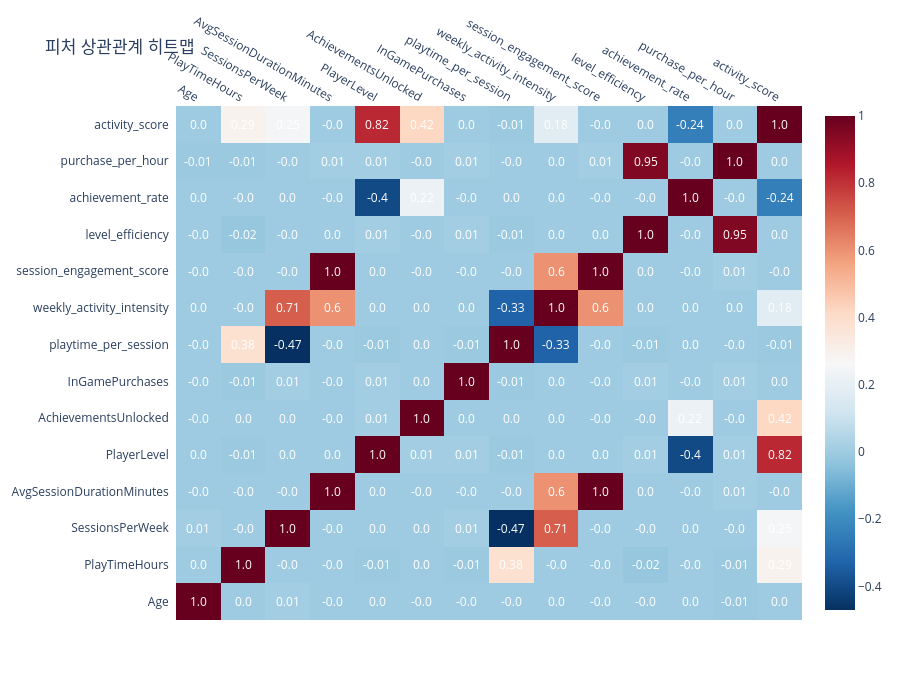

Write notebook code for a chart like this one.
### Markdown cell above
## 2. 상관관계 분석

### Code cell
feature_cols = get_feature_columns("kaggle")
numeric_features = feature_cols["numeric"]

corr_matrix = df[numeric_features].corr()

fig = ff.create_annotated_heatmap(
    z=corr_matrix.values.round(2),
    x=list(corr_matrix.columns),
    y=list(corr_matrix.index),
    colorscale="RdBu_r",
    showscale=True
)
fig.update_layout(title="피처 상관관계 히트맵", width=900, height=700)
fig.show()

### Figure 1 — Plotly figure (JSON) as saved in the notebook; plotly's stock layout.template omitted (floating-point values rounded to 4 significant figures; data arrays with more than 128 entries replaced by an {"elided": "..."} marker saying what was removed)
{"data": [{"colorscale": [[0.0, "rgb(5,48,97)"], [0.1, "rgb(33,102,172)"], [0.2, "rgb(67,147,195)"], [0.3, "rgb(146,197,222)"], [0.4, "rgb(209,229,240)"], [0.5, "rgb(247,247,247)"], [0.6, "rgb(253,219,199)"], [0.7, "rgb(244,165,130)"], [0.8, "rgb(214,96,77)"], [0.9, "rgb(178,24,43)"], [1.0, "rgb(103,0,31)"]], "reversescale": false, "showscale": true, "type": "heatmap", "x": ["Age", "PlayTimeHours", "SessionsPerWeek", "AvgSessionDurationMinutes", "PlayerLevel", "AchievementsUnlocked", "InGamePurchases", "playtime_per_session", "weekly_activity_intensity", "session_engagement_score", "level_efficiency", "achievement_rate", "purchase_per_hour", "activity_score"], "y": ["Age", "PlayTimeHours", "SessionsPerWeek", "AvgSessionDurationMinutes", "PlayerLevel", "AchievementsUnlocked", "InGamePurchases", "playtime_per_session", "weekly_activity_intensity", "session_engagement_score", "level_efficiency", "achievement_rate", "purchase_per_hour", "activity_score"], "z": {"elided": "14x14 float values"}}], "layout": {"annotations": [{"font": {"color": "#FFFFFF"}, "showarrow": false, "text": "1.0", "x": "Age", "xref": "x", "y": "Age", "yref": "y"}, {"font": {"color": "#FFFFFF"}, "showarrow": false, "text": "0.0", "x": "PlayTimeHours", "xref": "x", "y": "Age", "yref": "y"}, {"font": {"color": "#FFFFFF"}, "showarrow": false, "text": "0.01", "x": "SessionsPerWeek", "xref": "x", "y": "Age", "yref": "y"}, {"font": {"color": "#FFFFFF"}, "showarrow": false, "text": "-0.0", "x": "AvgSessionDurationMinutes", "xref": "x", "y": "Age", "yref": "y"}, {"font": {"color": "#FFFFFF"}, "showarrow": false, "text": "0.0", "x": "PlayerLevel", "xref": "x", "y": "Age", "yref": "y"}, {"font": {"color": "#FFFFFF"}, "showarrow": false, "text": "-0.0", "x": "AchievementsUnlocked", "xref": "x", "y": "Age", "yref": "y"}, {"font": {"color": "#FFFFFF"}, "showarrow": false, "text": "-0.0", "x": "InGamePurchases", "xref": "x", "y": "Age", "yref": "y"}, {"font": {"color": "#FFFFFF"}, "showarrow": false, "text": "-0.0", "x": "playtime_per_session", "xref": "x", "y": "Age", "yref": "y"}, {"font": {"color": "#FFFFFF"}, "showarrow": false, "text": "0.0", "x": "weekly_activity_intensity", "xref": "x", "y": "Age", "yref": "y"}, {"font": {"color": "#FFFFFF"}, "showarrow": false, "text": "-0.0", "x": "session_engagement_score", "xref": "x", "y": "Age", "yref": "y"}, {"font": {"color": "#FFFFFF"}, "showarrow": false, "text": "-0.0", "x": "level_efficiency", "xref": "x", "y": "Age", "yref": "y"}, {"font": {"color": "#FFFFFF"}, "showarrow": false, "text": "0.0", "x": "achievement_rate", "xref": "x", "y": "Age", "yref": "y"}, {"font": {"color": "#FFFFFF"}, "showarrow": false, "text": "-0.01", "x": "purchase_per_hour", "xref": "x", "y": "Age", "yref": "y"}, {"font": {"color": "#FFFFFF"}, "showarrow": false, "text": "0.0", "x": "activity_score", "xref": "x", "y": "Age", "yref": "y"}, {"font": {"color": "#FFFFFF"}, "showarrow": false, "text": "0.0", "x": "Age", "xref": "x", "y": "PlayTimeHours", "yref": "y"}, {"font": {"color": "#FFFFFF"}, "showarrow": false, "text": "1.0", "x": "PlayTimeHours", "xref": "x", "y": "PlayTimeHours", "yref": "y"}, {"font": {"color": "#FFFFFF"}, "showarrow": false, "text": "-0.0", "x": "SessionsPerWeek", "xref": "x", "y": "PlayTimeHours", "yref": "y"}, {"font": {"color": "#FFFFFF"}, "showarrow": false, "text": "-0.0", "x": "AvgSessionDurationMinutes", "xref": "x", "y": "PlayTimeHours", "yref": "y"}, {"font": {"color": "#FFFFFF"}, "showarrow": false, "text": "-0.01", "x": "PlayerLevel", "xref": "x", "y": "PlayTimeHours", "yref": "y"}, {"font": {"color": "#FFFFFF"}, "showarrow": false, "text": "0.0", "x": "AchievementsUnlocked", "xref": "x", "y": "PlayTimeHours", "yref": "y"}, {"font": {"color": "#FFFFFF"}, "showarrow": false, "text": "-0.01", "x": "InGamePurchases", "xref": "x", "y": "PlayTimeHours", "yref": "y"}, {"font": {"color": "#FFFFFF"}, "showarrow": false, "text": "0.38", "x": "playtime_per_session", "xref": "x", "y": "PlayTimeHours", "yref": "y"}, {"font": {"color": "#FFFFFF"}, "showarrow": false, "text": "-0.0", "x": "weekly_activity_intensity", "xref": "x", "y": "PlayTimeHours", "yref": "y"}, {"font": {"color": "#FFFFFF"}, "showarrow": false, "text": "-0.0", "x": "session_engagement_score", "xref": "x", "y": "PlayTimeHours", "yref": "y"}, {"font": {"color": "#FFFFFF"}, "showarrow": false, "text": "-0.02", "x": "level_efficiency", "xref": "x", "y": "PlayTimeHours", "yref": "y"}, {"font": {"color": "#FFFFFF"}, "showarrow": false, "text": "-0.0", "x": "achievement_rate", "xref": "x", "y": "PlayTimeHours", "yref": "y"}, {"font": {"color": "#FFFFFF"}, "showarrow": false, "text": "-0.01", "x": "purchase_per_hour", "xref": "x", "y": "PlayTimeHours", "yref": "y"}, {"font": {"color": "#FFFFFF"}, "showarrow": false, "text": "0.29", "x": "activity_score", "xref": "x", "y": "PlayTimeHours", "yref": "y"}, {"font": {"color": "#FFFFFF"}, "showarrow": false, "text": "0.01", "x": "Age", "xref": "x", "y": "SessionsPerWeek", "yref": "y"}, {"font": {"color": "#FFFFFF"}, "showarrow": false, "text": "-0.0", "x": "PlayTimeHours", "xref": "x", "y": "SessionsPerWeek", "yref": "y"}, {"font": {"color": "#FFFFFF"}, "showarrow": false, "text": "1.0", "x": "SessionsPerWeek", "xref": "x", "y": "SessionsPerWeek", "yref": "y"}, {"font": {"color": "#FFFFFF"}, "showarrow": false, "text": "-0.0", "x": "AvgSessionDurationMinutes", "xref": "x", "y": "SessionsPerWeek", "yref": "y"}, {"font": {"color": "#FFFFFF"}, "showarrow": false, "text": "0.0", "x": "PlayerLevel", "xref": "x", "y": "SessionsPerWeek", "yref": "y"}, {"font": {"color": "#FFFFFF"}, "showarrow": false, "text": "0.0", "x": "AchievementsUnlocked", "xref": "x", "y": "SessionsPerWeek", "yref": "y"}, {"font": {"color": "#FFFFFF"}, "showarrow": false, "text": "0.01", "x": "InGamePurchases", "xref": "x", "y": "SessionsPerWeek", "yref": "y"}, {"font": {"color": "#FFFFFF"}, "showarrow": false, "text": "-0.47", "x": "playtime_per_session", "xref": "x", "y": "SessionsPerWeek", "yref": "y"}, {"font": {"color": "#FFFFFF"}, "showarrow": false, "text": "0.71", "x": "weekly_activity_intensity", "xref": "x", "y": "SessionsPerWeek", "yref": "y"}, {"font": {"color": "#FFFFFF"}, "showarrow": false, "text": "-0.0", "x": "session_engagement_score", "xref": "x", "y": "SessionsPerWeek", "yref": "y"}, {"font": {"color": "#FFFFFF"}, "showarrow": false, "text": "-0.0", "x": "level_efficiency", "xref": "x", "y": "SessionsPerWeek", "yref": "y"}, {"font": {"color": "#FFFFFF"}, "showarrow": false, "text": "0.0", "x": "achievement_rate", "xref": "x", "y": "SessionsPerWeek", "yref": "y"}, {"font": {"color": "#FFFFFF"}, "showarrow": false, "text": "-0.0", "x": "purchase_per_hour", "xref": "x", "y": "SessionsPerWeek", "yref": "y"}, {"font": {"color": "#FFFFFF"}, "showarrow": false, "text": "0.25", "x": "activity_score", "xref": "x", "y": "SessionsPerWeek", "yref": "y"}, {"font": {"color": "#FFFFFF"}, "showarrow": false, "text": "-0.0", "x": "Age", "xref": "x", "y": "AvgSessionDurationMinutes", "yref": "y"}, {"font": {"color": "#FFFFFF"}, "showarrow": false, "text": "-0.0", "x": "PlayTimeHours", "xref": "x", "y": "AvgSessionDurationMinutes", "yref": "y"}, {"font": {"color": "#FFFFFF"}, "showarrow": false, "text": "-0.0", "x": "SessionsPerWeek", "xref": "x", "y": "AvgSessionDurationMinutes", "yref": "y"}, {"font": {"color": "#FFFFFF"}, "showarrow": false, "text": "1.0", "x": "AvgSessionDurationMinutes", "xref": "x", "y": "AvgSessionDurationMinutes", "yref": "y"}, {"font": {"color": "#FFFFFF"}, "showarrow": false, "text": "0.0", "x": "PlayerLevel", "xref": "x", "y": "AvgSessionDurationMinutes", "yref": "y"}, {"font": {"color": "#FFFFFF"}, "showarrow": false, "text": "-0.0", "x": "AchievementsUnlocked", "xref": "x", "y": "AvgSessionDurationMinutes", "yref": "y"}, {"font": {"color": "#FFFFFF"}, "showarrow": false, "text": "-0.0", "x": "InGamePurchases", "xref": "x", "y": "AvgSessionDurationMinutes", "yref": "y"}, {"font": {"color": "#FFFFFF"}, "showarrow": false, "text": "-0.0", "x": "playtime_per_session", "xref": "x", "y": "AvgSessionDurationMinutes", "yref": "y"}, {"font": {"color": "#FFFFFF"}, "showarrow": false, "text": "0.6", "x": "weekly_activity_intensity", "xref": "x", "y": "AvgSessionDurationMinutes", "yref": "y"}, {"font": {"color": "#FFFFFF"}, "showarrow": false, "text": "1.0", "x": "session_engagement_score", "xref": "x", "y": "AvgSessionDurationMinutes", "yref": "y"}, {"font": {"color": "#FFFFFF"}, "showarrow": false, "text": "0.0", "x": "level_efficiency", "xref": "x", "y": "AvgSessionDurationMinutes", "yref": "y"}, {"font": {"color": "#FFFFFF"}, "showarrow": false, "text": "-0.0", "x": "achievement_rate", "xref": "x", "y": "AvgSessionDurationMinutes", "yref": "y"}, {"font": {"color": "#FFFFFF"}, "showarrow": false, "text": "0.01", "x": "purchase_per_hour", "xref": "x", "y": "AvgSessionDurationMinutes", "yref": "y"}, {"font": {"color": "#FFFFFF"}, "showarrow": false, "text": "-0.0", "x": "activity_score", "xref": "x", "y": "AvgSessionDurationMinutes", "yref": "y"}, {"font": {"color": "#FFFFFF"}, "showarrow": false, "text": "0.0", "x": "Age", "xref": "x", "y": "PlayerLevel", "yref": "y"}, {"font": {"color": "#FFFFFF"}, "showarrow": false, "text": "-0.01", "x": "PlayTimeHours", "xref": "x", "y": "PlayerLevel", "yref": "y"}, {"font": {"color": "#FFFFFF"}, "showarrow": false, "text": "0.0", "x": "SessionsPerWeek", "xref": "x", "y": "PlayerLevel", "yref": "y"}, {"font": {"color": "#FFFFFF"}, "showarrow": false, "text": "0.0", "x": "AvgSessionDurationMinutes", "xref": "x", "y": "PlayerLevel", "yref": "y"}, {"font": {"color": "#FFFFFF"}, "showarrow": false, "text": "1.0", "x": "PlayerLevel", "xref": "x", "y": "PlayerLevel", "yref": "y"}, {"font": {"color": "#FFFFFF"}, "showarrow": false, "text": "0.01", "x": "AchievementsUnlocked", "xref": "x", "y": "PlayerLevel", "yref": "y"}, {"font": {"color": "#FFFFFF"}, "showarrow": false, "text": "0.01", "x": "InGamePurchases", "xref": "x", "y": "PlayerLevel", "yref": "y"}, {"font": {"color": "#FFFFFF"}, "showarrow": false, "text": "-0.01", "x": "playtime_per_session", "xref": "x", "y": "PlayerLevel", "yref": "y"}, {"font": {"color": "#FFFFFF"}, "showarrow": false, "text": "0.0", "x": "weekly_activity_intensity", "xref": "x", "y": "PlayerLevel", "yref": "y"}, {"font": {"color": "#FFFFFF"}, "showarrow": false, "text": "0.0", "x": "session_engagement_score", "xref": "x", "y": "PlayerLevel", "yref": "y"}, {"font": {"color": "#FFFFFF"}, "showarrow": false, "text": "0.01", "x": "level_efficiency", "xref": "x", "y": "PlayerLevel", "yref": "y"}, {"font": {"color": "#FFFFFF"}, "showarrow": false, "text": "-0.4", "x": "achievement_rate", "xref": "x", "y": "PlayerLevel", "yref": "y"}, {"font": {"color": "#FFFFFF"}, "showarrow": false, "text": "0.01", "x": "purchase_per_hour", "xref": "x", "y": "PlayerLevel", "yref": "y"}, {"font": {"color": "#FFFFFF"}, "showarrow": false, "text": "0.82", "x": "activity_score", "xref": "x", "y": "PlayerLevel", "yref": "y"}, {"font": {"color": "#FFFFFF"}, "showarrow": false, "text": "-0.0", "x": "Age", "xref": "x", "y": "AchievementsUnlocked", "yref": "y"}, {"font": {"color": "#FFFFFF"}, "showarrow": false, "text": "0.0", "x": "PlayTimeHours", "xref": "x", "y": "AchievementsUnlocked", "yref": "y"}, {"font": {"color": "#FFFFFF"}, "showarrow": false, "text": "0.0", "x": "SessionsPerWeek", "xref": "x", "y": "AchievementsUnlocked", "yref": "y"}, {"font": {"color": "#FFFFFF"}, "showarrow": false, "text": "-0.0", "x": "AvgSessionDurationMinutes", "xref": "x", "y": "AchievementsUnlocked", "yref": "y"}, {"font": {"color": "#FFFFFF"}, "showarrow": false, "text": "0.01", "x": "PlayerLevel", "xref": "x", "y": "AchievementsUnlocked", "yref": "y"}, {"font": {"color": "#FFFFFF"}, "showarrow": false, "text": "1.0", "x": "AchievementsUnlocked", "xref": "x", "y": "AchievementsUnlocked", "yref": "y"}, {"font": {"color": "#FFFFFF"}, "showarrow": false, "text": "0.0", "x": "InGamePurchases", "xref": "x", "y": "AchievementsUnlocked", "yref": "y"}, {"font": {"color": "#FFFFFF"}, "showarrow": false, "text": "0.0", "x": "playtime_per_session", "xref": "x", "y": "AchievementsUnlocked", "yref": "y"}, {"font": {"color": "#FFFFFF"}, "showarrow": false, "text": "0.0", "x": "weekly_activity_intensity", "xref": "x", "y": "AchievementsUnlocked", "yref": "y"}, {"font": {"color": "#FFFFFF"}, "showarrow": false, "text": "-0.0", "x": "session_engagement_score", "xref": "x", "y": "AchievementsUnlocked", "yref": "y"}, {"font": {"color": "#FFFFFF"}, "showarrow": false, "text": "-0.0", "x": "level_efficiency", "xref": "x", "y": "AchievementsUnlocked", "yref": "y"}, {"font": {"color": "#FFFFFF"}, "showarrow": false, "text": "0.22", "x": "achievement_rate", "xref": "x", "y": "AchievementsUnlocked", "yref": "y"}, {"font": {"color": "#FFFFFF"}, "showarrow": false, "text": "-0.0", "x": "purchase_per_hour", "xref": "x", "y": "AchievementsUnlocked", "yref": "y"}, {"font": {"color": "#FFFFFF"}, "showarrow": false, "text": "0.42", "x": "activity_score", "xref": "x", "y": "AchievementsUnlocked", "yref": "y"}, {"font": {"color": "#FFFFFF"}, "showarrow": false, "text": "-0.0", "x": "Age", "xref": "x", "y": "InGamePurchases", "yref": "y"}, {"font": {"color": "#FFFFFF"}, "showarrow": false, "text": "-0.01", "x": "PlayTimeHours", "xref": "x", "y": "InGamePurchases", "yref": "y"}, {"font": {"color": "#FFFFFF"}, "showarrow": false, "text": "0.01", "x": "SessionsPerWeek", "xref": "x", "y": "InGamePurchases", "yref": "y"}, {"font": {"color": "#FFFFFF"}, "showarrow": false, "text": "-0.0", "x": "AvgSessionDurationMinutes", "xref": "x", "y": "InGamePurchases", "yref": "y"}, {"font": {"color": "#FFFFFF"}, "showarrow": false, "text": "0.01", "x": "PlayerLevel", "xref": "x", "y": "InGamePurchases", "yref": "y"}, {"font": {"color": "#FFFFFF"}, "showarrow": false, "text": "0.0", "x": "AchievementsUnlocked", "xref": "x", "y": "InGamePurchases", "yref": "y"}, {"font": {"color": "#FFFFFF"}, "showarrow": false, "text": "1.0", "x": "InGamePurchases", "xref": "x", "y": "InGamePurchases", "yref": "y"}, {"font": {"color": "#FFFFFF"}, "showarrow": false, "text": "-0.01", "x": "playtime_per_session", "xref": "x", "y": "InGamePurchases", "yref": "y"}, {"font": {"color": "#FFFFFF"}, "showarrow": false, "text": "0.0", "x": "weekly_activity_intensity", "xref": "x", "y": "InGamePurchases", "yref": "y"}, {"font": {"color": "#FFFFFF"}, "showarrow": false, "text": "-0.0", "x": "session_engagement_score", "xref": "x", "y": "InGamePurchases", "yref": "y"}, {"font": {"color": "#FFFFFF"}, "showarrow": false, "text": "0.01", "x": "level_efficiency", "xref": "x", "y": "InGamePurchases", "yref": "y"}, {"font": {"color": "#FFFFFF"}, "showarrow": false, "text": "-0.0", "x": "achievement_rate", "xref": "x", "y": "InGamePurchases", "yref": "y"}, {"font": {"color": "#FFFFFF"}, "showarrow": false, "text": "0.01", "x": "purchase_per_hour", "xref": "x", "y": "InGamePurchases", "yref": "y"}, {"font": {"color": "#FFFFFF"}, "showarrow": false, "text": "0.0", "x": "activity_score", "xref": "x", "y": "InGamePurchases", "yref": "y"}, {"font": {"color": "#FFFFFF"}, "showarrow": false, "text": "-0.0", "x": "Age", "xref": "x", "y": "playtime_per_session", "yref": "y"}, {"font": {"color": "#FFFFFF"}, "showarrow": false, "text": "0.38", "x": "PlayTimeHours", "xref": "x", "y": "playtime_per_session", "yref": "y"}, {"font": {"color": "#FFFFFF"}, "showarrow": false, "text": "-0.47", "x": "SessionsPerWeek", "xref": "x", "y": "playtime_per_session", "yref": "y"}, {"font": {"color": "#FFFFFF"}, "showarrow": false, "text": "-0.0", "x": "AvgSessionDurationMinutes", "xref": "x", "y": "playtime_per_session", "yref": "y"}, {"font": {"color": "#FFFFFF"}, "showarrow": false, "text": "-0.01", "x": "PlayerLevel", "xref": "x", "y": "playtime_per_session", "yref": "y"}, {"font": {"color": "#FFFFFF"}, "showarrow": false, "text": "0.0", "x": "AchievementsUnlocked", "xref": "x", "y": "playtime_per_session", "yref": "y"}, {"font": {"color": "#FFFFFF"}, "showarrow": false, "text": "-0.01", "x": "InGamePurchases", "xref": "x", "y": "playtime_per_session", "yref": "y"}, {"font": {"color": "#FFFFFF"}, "showarrow": false, "text": "1.0", "x": "playtime_per_session", "xref": "x", "y": "playtime_per_session", "yref": "y"}, {"font": {"color": "#FFFFFF"}, "showarrow": false, "text": "-0.33", "x": "weekly_activity_intensity", "xref": "x", "y": "playtime_per_session", "yref": "y"}, {"font": {"color": "#FFFFFF"}, "showarrow": false, "text": "-0.0", "x": "session_engagement_score", "xref": "x", "y": "playtime_per_session", "yref": "y"}, {"font": {"color": "#FFFFFF"}, "showarrow": false, "text": "-0.01", "x": "level_efficiency", "xref": "x", "y": "playtime_per_session", "yref": "y"}, {"font": {"color": "#FFFFFF"}, "showarrow": false, "text": "0.0", "x": "achievement_rate", "xref": "x", "y": "playtime_per_session", "yref": "y"}, {"font": {"color": "#FFFFFF"}, "showarrow": false, "text": "-0.0", "x": "purchase_per_hour", "xref": "x", "y": "playtime_per_session", "yref": "y"}, {"font": {"color": "#FFFFFF"}, "showarrow": false, "text": "-0.01", "x": "activity_score", "xref": "x", "y": "playtime_per_session", "yref": "y"}, {"font": {"color": "#FFFFFF"}, "showarrow": false, "text": "0.0", "x": "Age", "xref": "x", "y": "weekly_activity_intensity", "yref": "y"}, {"font": {"color": "#FFFFFF"}, "showarrow": false, "text": "-0.0", "x": "PlayTimeHours", "xref": "x", "y": "weekly_activity_intensity", "yref": "y"}, {"font": {"color": "#FFFFFF"}, "showarrow": false, "text": "0.71", "x": "SessionsPerWeek", "xref": "x", "y": "weekly_activity_intensity", "yref": "y"}, {"font": {"color": "#FFFFFF"}, "showarrow": false, "text": "0.6", "x": "AvgSessionDurationMinutes", "xref": "x", "y": "weekly_activity_intensity", "yref": "y"}, {"font": {"color": "#FFFFFF"}, "showarrow": false, "text": "0.0", "x": "PlayerLevel", "xref": "x", "y": "weekly_activity_intensity", "yref": "y"}, {"font": {"color": "#FFFFFF"}, "showarrow": false, "text": "0.0", "x": "AchievementsUnlocked", "xref": "x", "y": "weekly_activity_intensity", "yref": "y"}, {"font": {"color": "#FFFFFF"}, "showarrow": false, "text": "0.0", "x": "InGamePurchases", "xref": "x", "y": "weekly_activity_intensity", "yref": "y"}, {"font": {"color": "#FFFFFF"}, "showarrow": false, "text": "-0.33", "x": "playtime_per_session", "xref": "x", "y": "weekly_activity_intensity", "yref": "y"}, {"font": {"color": "#FFFFFF"}, "showarrow": false, "text": "1.0", "x": "weekly_activity_intensity", "xref": "x", "y": "weekly_activity_intensity", "yref": "y"}, {"font": {"color": "#FFFFFF"}, "showarrow": false, "text": "0.6", "x": "session_engagement_score", "xref": "x", "y": "weekly_activity_intensity", "yref": "y"}, {"font": {"color": "#FFFFFF"}, "showarrow": false, "text": "0.0", "x": "level_efficiency", "xref": "x", "y": "weekly_activity_intensity", "yref": "y"}, {"font": {"color": "#FFFFFF"}, "showarrow": false, "text": "0.0", "x": "achievement_rate", "xref": "x", "y": "weekly_activity_intensity", "yref": "y"}, {"font": {"color": "#FFFFFF"}, "showarrow": false, "text": "0.0", "x": "purchase_per_hour", "xref": "x", "y": "weekly_activity_intensity", "yref": "y"}, {"font": {"color": "#FFFFFF"}, "showarrow": false, "text": "0.18", "x": "activity_score", "xref": "x", "y": "weekly_activity_intensity", "yref": "y"}, {"font": {"color": "#FFFFFF"}, "showarrow": false, "text": "-0.0", "x": "Age", "xref": "x", "y": "session_engagement_score", "yref": "y"}, {"font": {"color": "#FFFFFF"}, "showarrow": false, "text": "-0.0", "x": "PlayTimeHours", "xref": "x", "y": "session_engagement_score", "yref": "y"}, {"font": {"color": "#FFFFFF"}, "showarrow": false, "text": "-0.0", "x": "SessionsPerWeek", "xref": "x", "y": "session_engagement_score", "yref": "y"}, {"font": {"color": "#FFFFFF"}, "showarrow": false, "text": "1.0", "x": "AvgSessionDurationMinutes", "xref": "x", "y": "session_engagement_score", "yref": "y"}, {"font": {"color": "#FFFFFF"}, "showarrow": false, "text": "0.0", "x": "PlayerLevel", "xref": "x", "y": "session_engagement_score", "yref": "y"}, {"font": {"color": "#FFFFFF"}, "showarrow": false, "text": "-0.0", "x": "AchievementsUnlocked", "xref": "x", "y": "session_engagement_score", "yref": "y"}, {"font": {"color": "#FFFFFF"}, "showarrow": false, "text": "-0.0", "x": "InGamePurchases", "xref": "x", "y": "session_engagement_score", "yref": "y"}, {"font": {"color": "#FFFFFF"}, "showarrow": false, "text": "-0.0", "x": "playtime_per_session", "xref": "x", "y": "session_engagement_score", "yref": "y"}, {"font": {"color": "#FFFFFF"}, "showarrow": false, "text": "0.6", "x": "weekly_activity_intensity", "xref": "x", "y": "session_engagement_score", "yref": "y"}, {"font": {"color": "#FFFFFF"}, "showarrow": false, "text": "1.0", "x": "session_engagement_score", "xref": "x", "y": "session_engagement_score", "yref": "y"}, {"font": {"color": "#FFFFFF"}, "showarrow": false, "text": "0.0", "x": "level_efficiency", "xref": "x", "y": "session_engagement_score", "yref": "y"}, {"font": {"color": "#FFFFFF"}, "showarrow": false, "text": "-0.0", "x": "achievement_rate", "xref": "x", "y": "session_engagement_score", "yref": "y"}, {"font": {"color": "#FFFFFF"}, "showarrow": false, "text": "0.01", "x": "purchase_per_hour", "xref": "x", "y": "session_engagement_score", "yref": "y"}, {"font": {"color": "#FFFFFF"}, "showarrow": false, "text": "-0.0", "x": "activity_score", "xref": "x", "y": "session_engagement_score", "yref": "y"}, {"font": {"color": "#FFFFFF"}, "showarrow": false, "text": "-0.0", "x": "Age", "xref": "x", "y": "level_efficiency", "yref": "y"}, {"font": {"color": "#FFFFFF"}, "showarrow": false, "text": "-0.02", "x": "PlayTimeHours", "xref": "x", "y": "level_efficiency", "yref": "y"}, {"font": {"color": "#FFFFFF"}, "showarrow": false, "text": "-0.0", "x": "SessionsPerWeek", "xref": "x", "y": "level_efficiency", "yref": "y"}, {"font": {"color": "#FFFFFF"}, "showarrow": false, "text": "0.0", "x": "AvgSessionDurationMinutes", "xref": "x", "y": "level_efficiency", "yref": "y"}, {"font": {"color": "#FFFFFF"}, "showarrow": false, "text": "0.01", "x": "PlayerLevel", "xref": "x", "y": "level_efficiency", "yref": "y"}, {"font": {"color": "#FFFFFF"}, "showarrow": false, "text": "-0.0", "x": "AchievementsUnlocked", "xref": "x", "y": "level_efficiency", "yref": "y"}, {"font": {"color": "#FFFFFF"}, "showarrow": false, "text": "0.01", "x": "InGamePurchases", "xref": "x", "y": "level_efficiency", "yref": "y"}, {"font": {"color": "#FFFFFF"}, "showarrow": false, "text": "-0.01", "x": "playtime_per_session", "xref": "x", "y": "level_efficiency", "yref": "y"}, {"font": {"color": "#FFFFFF"}, "showarrow": false, "text": "0.0", "x": "weekly_activity_intensity", "xref": "x", "y": "level_efficiency", "yref": "y"}, {"font": {"color": "#FFFFFF"}, "showarrow": false, "text": "0.0", "x": "session_engagement_score", "xref": "x", "y": "level_efficiency", "yref": "y"}, {"font": {"color": "#FFFFFF"}, "showarrow": false, "text": "1.0", "x": "level_efficiency", "xref": "x", "y": "level_efficiency", "yref": "y"}, {"font": {"color": "#FFFFFF"}, "showarrow": false, "text": "-0.0", "x": "achievement_rate", "xref": "x", "y": "level_efficiency", "yref": "y"}, {"font": {"color": "#FFFFFF"}, "showarrow": false, "text": "0.95", "x": "purchase_per_hour", "xref": "x", "y": "level_efficiency", "yref": "y"}, {"font": {"color": "#FFFFFF"}, "showarrow": false, "text": "0.0", "x": "activity_score", "xref": "x", "y": "level_efficiency", "yref": "y"}, {"font": {"color": "#FFFFFF"}, "showarrow": false, "text": "0.0", "x": "Age", "xref": "x", "y": "achievement_rate", "yref": "y"}, {"font": {"color": "#FFFFFF"}, "showarrow": false, "text": "-0.0", "x": "PlayTimeHours", "xref": "x", "y": "achievement_rate", "yref": "y"}, {"font": {"color": "#FFFFFF"}, "showarrow": false, "text": "0.0", "x": "SessionsPerWeek", "xref": "x", "y": "achievement_rate", "yref": "y"}, {"font": {"color": "#FFFFFF"}, "showarrow": false, "text": "-0.0", "x": "AvgSessionDurationMinutes", "xref": "x", "y": "achievement_rate", "yref": "y"}, {"font": {"color": "#FFFFFF"}, "showarrow": false, "text": "-0.4", "x": "PlayerLevel", "xref": "x", "y": "achievement_rate", "yref": "y"}, {"font": {"color": "#FFFFFF"}, "showarrow": false, "text": "0.22", "x": "AchievementsUnlocked", "xref": "x", "y": "achievement_rate", "yref": "y"}, {"font": {"color": "#FFFFFF"}, "showarrow": false, "text": "-0.0", "x": "InGamePurchases", "xref": "x", "y": "achievement_rate", "yref": "y"}, {"font": {"color": "#FFFFFF"}, "showarrow": false, "text": "0.0", "x": "playtime_per_session", "xref": "x", "y": "achievement_rate", "yref": "y"}, {"font": {"color": "#FFFFFF"}, "showarrow": false, "text": "0.0", "x": "weekly_activity_intensity", "xref": "x", "y": "achievement_rate", "yref": "y"}, {"font": {"color": "#FFFFFF"}, "showarrow": false, "text": "-0.0", "x": "session_engagement_score", "xref": "x", "y": "achievement_rate", "yref": "y"}, {"font": {"color": "#FFFFFF"}, "showarrow": false, "text": "-0.0", "x": "level_efficiency", "xref": "x", "y": "achievement_rate", "yref": "y"}, {"font": {"color": "#FFFFFF"}, "showarrow": false, "text": "1.0", "x": "achievement_rate", "xref": "x", "y": "achievement_rate", "yref": "y"}, {"font": {"color": "#FFFFFF"}, "showarrow": false, "text": "-0.0", "x": "purchase_per_hour", "xref": "x", "y": "achievement_rate", "yref": "y"}, {"font": {"color": "#FFFFFF"}, "showarrow": false, "text": "-0.24", "x": "activity_score", "xref": "x", "y": "achievement_rate", "yref": "y"}, {"font": {"color": "#FFFFFF"}, "showarrow": false, "text": "-0.01", "x": "Age", "xref": "x", "y": "purchase_per_hour", "yref": "y"}, {"font": {"color": "#FFFFFF"}, "showarrow": false, "text": "-0.01", "x": "PlayTimeHours", "xref": "x", "y": "purchase_per_hour", "yref": "y"}, {"font": {"color": "#FFFFFF"}, "showarrow": false, "text": "-0.0", "x": "SessionsPerWeek", "xref": "x", "y": "purchase_per_hour", "yref": "y"}, {"font": {"color": "#FFFFFF"}, "showarrow": false, "text": "0.01", "x": "AvgSessionDurationMinutes", "xref": "x", "y": "purchase_per_hour", "yref": "y"}, {"font": {"color": "#FFFFFF"}, "showarrow": false, "text": "0.01", "x": "PlayerLevel", "xref": "x", "y": "purchase_per_hour", "yref": "y"}, {"font": {"color": "#FFFFFF"}, "showarrow": false, "text": "-0.0", "x": "AchievementsUnlocked", "xref": "x", "y": "purchase_per_hour", "yref": "y"}, {"font": {"color": "#FFFFFF"}, "showarrow": false, "text": "0.01", "x": "InGamePurchases", "xref": "x", "y": "purchase_per_hour", "yref": "y"}, {"font": {"color": "#FFFFFF"}, "showarrow": false, "text": "-0.0", "x": "playtime_per_session", "xref": "x", "y": "purchase_per_hour", "yref": "y"}, {"font": {"color": "#FFFFFF"}, "showarrow": false, "text": "0.0", "x": "weekly_activity_intensity", "xref": "x", "y": "purchase_per_hour", "yref": "y"}, {"font": {"color": "#FFFFFF"}, "showarrow": false, "text": "0.01", "x": "session_engagement_score", "xref": "x", "y": "purchase_per_hour", "yref": "y"}, {"font": {"color": "#FFFFFF"}, "showarrow": false, "text": "0.95", "x": "level_efficiency", "xref": "x", "y": "purchase_per_hour", "yref": "y"}, {"font": {"color": "#FFFFFF"}, "showarrow": false, "text": "-0.0", "x": "achievement_rate", "xref": "x", "y": "purchase_per_hour", "yref": "y"}, {"font": {"color": "#FFFFFF"}, "showarrow": false, "text": "1.0", "x": "purchase_per_hour", "xref": "x", "y": "purchase_per_hour", "yref": "y"}, {"font": {"color": "#FFFFFF"}, "showarrow": false, "text": "0.0", "x": "activity_score", "xref": "x", "y": "purchase_per_hour", "yref": "y"}, {"font": {"color": "#FFFFFF"}, "showarrow": false, "text": "0.0", "x": "Age", "xref": "x", "y": "activity_score", "yref": "y"}, {"font": {"color": "#FFFFFF"}, "showarrow": false, "text": "0.29", "x": "PlayTimeHours", "xref": "x", "y": "activity_score", "yref": "y"}, {"font": {"color": "#FFFFFF"}, "showarrow": false, "text": "0.25", "x": "SessionsPerWeek", "xref": "x", "y": "activity_score", "yref": "y"}, {"font": {"color": "#FFFFFF"}, "showarrow": false, "text": "-0.0", "x": "AvgSessionDurationMinutes", "xref": "x", "y": "activity_score", "yref": "y"}, {"font": {"color": "#FFFFFF"}, "showarrow": false, "text": "0.82", "x": "PlayerLevel", "xref": "x", "y": "activity_score", "yref": "y"}, {"font": {"color": "#FFFFFF"}, "showarrow": false, "text": "0.42", "x": "AchievementsUnlocked", "xref": "x", "y": "activity_score", "yref": "y"}, {"font": {"color": "#FFFFFF"}, "showarrow": false, "text": "0.0", "x": "InGamePurchases", "xref": "x", "y": "activity_score", "yref": "y"}, {"font": {"color": "#FFFFFF"}, "showarrow": false, "text": "-0.01", "x": "playtime_per_session", "xref": "x", "y": "activity_score", "yref": "y"}, {"font": {"color": "#FFFFFF"}, "showarrow": false, "text": "0.18", "x": "weekly_activity_intensity", "xref": "x", "y": "activity_score", "yref": "y"}, {"font": {"color": "#FFFFFF"}, "showarrow": false, "text": "-0.0", "x": "session_engagement_score", "xref": "x", "y": "activity_score", "yref": "y"}, {"font": {"color": "#FFFFFF"}, "showarrow": false, "text": "0.0", "x": "level_efficiency", "xref": "x", "y": "activity_score", "yref": "y"}, {"font": {"color": "#FFFFFF"}, "showarrow": false, "text": "-0.24", "x": "achievement_rate", "xref": "x", "y": "activity_score", "yref": "y"}, {"font": {"color": "#FFFFFF"}, "showarrow": false, "text": "0.0", "x": "purchase_per_hour", "xref": "x", "y": "activity_score", "yref": "y"}, {"font": {"color": "#FFFFFF"}, "showarrow": false, "text": "1.0", "x": "activity_score", "xref": "x", "y": "activity_score", "yref": "y"}], "height": 700, "title": {"text": "피처 상관관계 히트맵"}, "width": 900, "xaxis": {"dtick": 1, "gridcolor": "rgb(0, 0, 0)", "side": "top", "ticks": ""}, "yaxis": {"dtick": 1, "ticks": "", "ticksuffix": "  "}}}
